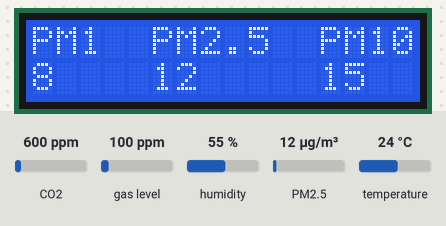
Recording of a sketch running on a simulated Arduino Uno, built with avr-gcc and run on an emulated ATmega328P. Parts: 16×2 character LCD. The inputs (shaded band) are chosen by the test bench; at power-on: CO2 600 ppm, gas level 100 ppm, humidity 55 %, PM2.5 12 µg/m³, temperature 24 °C. What the sketch prints to the serial monitor is not drawn.

Above: at 21.2 s.
At 31.2 s:
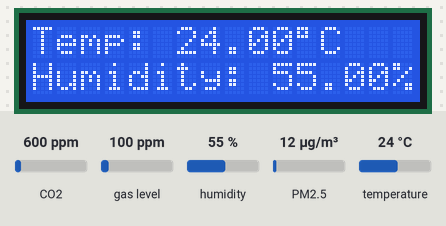
At 41.3 s:
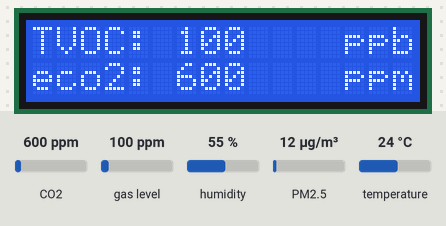

The sketch:

complete_code_Arduino_uno.ino
```cpp
/* Test sketch for  PM2.5 sensor */
//Libraries
#include <DHT.h>;
#include "Adafruit_PM25AQI.h"
#include "Adafruit_SGP30.h"
#include <LiquidCrystal_I2C.h>
#include <SoftwareSerial.h>
#include <Wire.h>
// we must use software serial...
SoftwareSerial pmSerial(4,2);
Adafruit_SGP30 sgp;
Adafruit_PM25AQI aqi = Adafruit_PM25AQI();
//Constants
#define DHTPIN 3     // what pin we're connected to
#define DHTTYPE DHT22   // DHT 22  (AM2302)
DHT dht(DHTPIN, DHTTYPE); //// Initialize DHT sensor for normal 16mhz Arduino

int totalColumns = 16;
int totalRows = 2;

LiquidCrystal_I2C lcd(0x27, totalColumns, totalRows);
//I2C pins declaration for 1602A with I2C module
// LiquidCrystal_I2C lcd(0x27, 2, 1, 0, 4, 5, 6, 7, 3);

//without holding up the Arduino processor like delay() does. If you use a delay(),
//the PMS5003 will produce checksum errors
//Variables
int chk;
float hum;  //Stores humidity value
float temp; //Stores temperature value

void setup() {
  // Wait for serial monitor to open
  Serial.begin(115200);
  while (!Serial) delay(10);
  Serial.println("SGP30 test");

  if (! sgp.begin()){
    Serial.println("Sensor not found :(");
    while (1);
  }
  Serial.print("Found SGP30 serial #");
  Serial.print(sgp.serialnumber[0], HEX);
  Serial.print(sgp.serialnumber[1], HEX);
  Serial.println(sgp.serialnumber[2], HEX);
  // If you have a baseline measurement from before you can assign it to start, to 'self-calibrate'
  //sgp.setIAQBaseline(0x8E68, 0x8F41);  // Will vary for each sensor!
  Serial.println("  PMS5003 Air Quality Sensor");

  // Wait 20 seconds for sensor to boot up!
  delay(20000);

  // If using serial, initialize it and set baudrate before starting!
  // Uncomment one of the following
  //Serial1.begin(9600);
  pmSerial.begin(9600);

  // There are 3 options for connectivity!
  // if (! aqi.begin_I2C()) {      // connect to the sensor over I2C
  //if (! aqi.begin_UART(&Serial1)) { // connect to the sensor over hardware serial
  if (! aqi.begin_UART(&pmSerial)) { // connect to the sensor over software serial
    Serial.println("Could not find PM 2.5 sensor!");
    while (1) delay(10);}

  Serial.println("PM25 found!");
  dht.begin();
  lcd.init();
  // lcd.begin(16,2);//Defining 16 columns and 2 rows of lcd display
  lcd.backlight(); // use to turn on and turn off LCD back light
}

int counter = 0;

void loop() {
  PM25_AQI_Data data;

  if (! aqi.read(&data)) {
    Serial.println("Could not read from AQI");
    delay(1000);  // try again in a bit!
    return;
  }
  Serial.println("AQI reading success");

  Serial.println();
  Serial.println(F("---------------------------------------"));
  Serial.println(F("Concentration Units (standard particle)"));
  Serial.println(F("---------------------------------------"));
  Serial.print(F("PM 1.0: ")); Serial.print(data.pm10_standard);
  Serial.print(F("\t\tPM 2.5: ")); Serial.print(data.pm25_standard);
  Serial.print(F("\t\tPM 10: ")); Serial.println(data.pm100_standard);
  Serial.println(F("Concentration Units (under atmospheric environment)"));
  Serial.println(F("---------------------------------------"));
  Serial.print(F("PM 1.0: ")); Serial.print(data.pm10_env);
  Serial.print(F("\t\tPM 2.5: ")); Serial.print(data.pm25_env);
  Serial.print(F("\t\tPM 10: ")); Serial.println(data.pm100_env);
  Serial.println(F("---------------------------------------"));
  Serial.print(F("Particles > 0.3um / 0.1L air:")); Serial.println(data.particles_03um);
  Serial.print(F("Particles > 0.5um / 0.1L air:")); Serial.println(data.particles_05um);
  Serial.print(F("Particles > 1.0um / 0.1L air:")); Serial.println(data.particles_10um);
  Serial.print(F("Particles > 2.5um / 0.1L air:")); Serial.println(data.particles_25um);
  Serial.print(F("Particles > 5.0um / 0.1L air:")); Serial.println(data.particles_50um);
  Serial.print(F("Particles > 10 um / 0.1L air:")); Serial.println(data.particles_100um);
  Serial.println(F("---------------------------------------"));
      //Read data and store it to variables hum and temp
    hum = dht.readHumidity();
    temp= dht.readTemperature();
    //Print temp and humidity values to serial monitor
    Serial.print("Humidity: ");
    Serial.print(hum);
    Serial.print(" %, Temp: ");
    Serial.print(temp);
    Serial.println(" Celsius");
    if (! sgp.IAQmeasure()) {
    Serial.println("Measurement failed");
    return;
  }
  Serial.print("TVOC "); Serial.print(sgp.TVOC); Serial.print(" ppb\t");
  Serial.print("eCO2 "); Serial.print(sgp.eCO2); Serial.println(" ppm");

  if (! sgp.IAQmeasureRaw()) {
    Serial.println("Raw Measurement failed");
    return;
  }
  Serial.print("Raw H2 "); Serial.print(sgp.rawH2); Serial.print(" \t");
  Serial.print("Raw Ethanol "); Serial.print(sgp.rawEthanol); Serial.println("");
    delay(1000);

  counter++;
  if (counter == 30) {
    counter = 0;

    uint16_t TVOC_base, eCO2_base;
    if (! sgp.getIAQBaseline(&eCO2_base, &TVOC_base)) {
      Serial.println("Failed to get baseline readings");
      return;
    }
    Serial.print("****Baseline values: eCO2: 0x"); Serial.print(eCO2_base, HEX);
    Serial.print(" & TVOC: 0x"); Serial.println(TVOC_base, HEX);
  }

    // Converting the sensor readings to string values that the LCD can display
String pm1String = String(data.pm10_standard);
String pm25String = String(data.pm25_standard);
String pm100String = String(data.pm100_standard);
String tempString = String(temp);
String humString = String(hum);
String TVOCString = String(sgp.TVOC);
String eCO2String = String(sgp.eCO2);

unsigned long previousMillis = 0;
unsigned long interval = 1000; //Refreshes the LCD once every 10000ms (10 seconds)

unsigned long currentMillis = millis();
if (currentMillis - previousMillis > interval) {
  previousMillis = currentMillis;

  lcd.clear();//Clear the screen
  lcd.setCursor(0,0);
  lcd.print("PM1  PM2.5  PM10");
  lcd.setCursor(0,1);
  lcd.print(pm1String);
  lcd.setCursor(5,1);
  lcd.print(pm25String);
  lcd.setCursor(12,1);
  lcd.print(pm100String); delay(10000);

  lcd.clear();//Clear the screen
  lcd.setCursor(0, 0);
  lcd.print("Temp:");
  lcd.setCursor(6, 0);
  lcd.print(tempString);lcd.setCursor(11, 0);lcd.print((char) 223);
  lcd.setCursor(12, 0);lcd.print("C");
  lcd.setCursor(0, 1);
  lcd.print("Humidity:");
  lcd.setCursor(10, 1);
  lcd.print(humString);lcd.setCursor(15, 1);lcd.print("%");delay(10000);

  lcd.clear();//Clear the screen
  lcd.setCursor(0, 0);
  lcd.print("TVOC:");
  lcd.setCursor(6, 0);
  lcd.print(TVOCString);lcd.setCursor(13, 0);lcd.print("ppb");
  lcd.setCursor(0, 1);
  lcd.print("eco2:");
  lcd.setCursor(6, 1);
  lcd.print(eCO2String);lcd.setCursor(13, 1);lcd.print("ppm");delay(10000);
  }
}

// #include <Wire.h>
// #include "wiring_private.h"
// // Create the new wire instance assigning it to pin 0 and 1
// TwoWire myWire(&sercom3, 0, 1);
// void setup()
// {

//   myWire.begin(2);                // join i2c bus with address #2

//   pinPeripheral(0, PIO_SERCOM);   //Assign SDA function to pin 0

//   pinPeripheral(1, PIO_SERCOM);   //Assign SCL function to pin 1

//   myWire.onRequest(requestEvent); // register event
// }
```

Measured:
- by itself, everything shown: repeats every 31.1 s, in 3 steps
- what the display in image 0 shows lasts 10.1 s, from 21.1 s to 31.2 s
- what the display in image 2 shows lasts 11.1 s, from 41.2 s to 52.3 s
